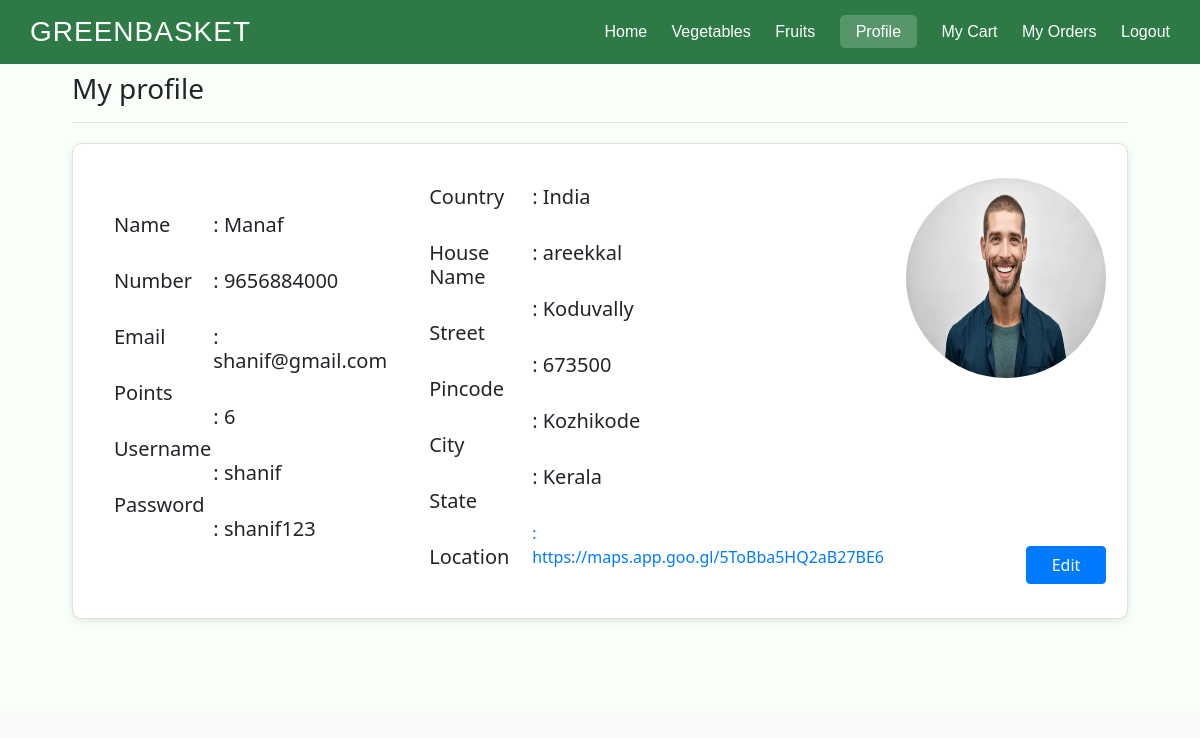
/cprofile/ (signed in), run on the app's committed database.
### home/models.py (models this page shows)
class Costumer(models.Model):
    COUNTRY_CHOICES = [
        ('India', 'India'),
    ]
    STATE_CHOICES = [
        ('AN', 'Andaman and Nicobar Islands'),
        ('AP', 'Andhra Pradesh'),
        ('AR', 'Arunachal Pradesh'),
        ('AS', 'Assam'),
        ('BR', 'Bihar'),
        ('CH', 'Chandigarh'),
        ('CG', 'Chhattisgarh'),
        ('DL', 'Delhi'),
        ('GA', 'Goa'),
        ('GJ', 'Gujarat'),
        ('HR', 'Haryana'),
        ('HP', 'Himachal Pradesh'),
        ('JH', 'Jharkhand'),
        ('JK', 'Jammu and Kashmir'),
        ('KA', 'Karnataka'),
        ('Kerala','Kerala'),
        ('LA', 'Ladakh'),
        ('LD', 'Lakshadweep'),
        ('MP', 'Madhya Pradesh'),
        ('MH', 'Maharashtra'),
        ('MN', 'Manipur'),
        ('ML', 'Meghalaya'),
        ('MZ', 'Mizoram'),
        ('NL', 'Nagaland'),
        ('OD', 'Odisha'),
        ('PB', 'Punjab'),
        ('PY', 'Puducherry'),
        ('RJ', 'Rajasthan'),
        ('SK', 'Sikkim'),
        ('TN', 'Tamil Nadu'),
        ('TS', 'Telangana'),
        ('TR', 'Tripura'),
        ('UP', 'Uttar Pradesh'),
        ('UK', 'Uttarakhand'),
        ('WB', 'West Bengal'),
    ]
    image = models.ImageField(upload_to='users')
    name = models.CharField(max_length=200)
    number = models.IntegerField()
    email = models.EmailField(unique=True)
    country = models.CharField(choices=COUNTRY_CHOICES,default='India')
    house_name = models.CharField(max_length=200)
    street = models.CharField(max_length=200)
    pincode = models.IntegerField()
    city = models.CharField(max_length=200)
    state = models.CharField(choices=STATE_CHOICES, default='Kerala')
    username = models.CharField()
    password = models.CharField()
    location = models.CharField(max_length=200)
    points = models.IntegerField(default=0,null=True,blank=True)

### home/views.py (the view)
# urls.py: path('cprofile/',cprofilefn),
def cprofilefn(request):
    try:
        user_id = request.session.get('user_id')
        cp = Costumer.objects.get(id=user_id)
        return render(request,'cprofile.html',{'cp':cp})
    except:
        return redirect('/login/')

### home/templates/cprofile.html (shortened to what this page needs)
{% load static %}
<!DOCTYPE html>
<html>
<head>
    <link rel="stylesheet" href="https://cdn.jsdelivr.net/npm/bootstrap@4.1.3/dist/css/bootstrap.min.css">
    <link rel="stylesheet" href="{% static 'css/style.css' %}">
</head>
<body>
    <div class="header">
        <h1>GREENBASKET</h1>
        <div class="nav-links">
            <a href="/chome/">Home</a>
            <a href="/cveg/">Vegetables</a>
            <a href="/cfruit/">Fruits</a>
            <a class="bc" href="/cprofile/">Profile</a>
            <a href="/viewcart/">My Cart</a>
            <a href="/c_orderlist/">My Orders</a>
            <a href="/">Logout</a>
        </div>
    </div>
        <div class="div2">
            <h3>My profile</h3>
            <hr>
            <div class="pp">
                <div class="p">
                    <div class="profile">
                        <h5>Name</h5><br>
                        <h5>Number</h5><br>
                        <h5>Email</h5><br>
                        <h5>Points</h5><br>
                        <h5>Username</h5><br>
                        <h5>Password</h5>
                    </div>
                    <div class="profile">
                        <h5>: {{cp.name}}</h5><br>
                        <h5>: {{cp.number}}</h5><br>
                        <h5>: {{cp.email}}</h5><br>
                        <h5>: {{cp.points}}</h5><br>
                        <h5>: {{cp.username}}</h5><br>
                        <h5>: {{cp.password}}</h5>
                    </div>
                </div>
                <div class="p">
                    <div class="profile">
                        <h5>Country</h5><br>
                        <h5>House Name</h5><br>
                        <h5>Street</h5><br>
                        <h5>Pincode</h5><br>
                        <h5>City</h5><br>
                        <h5>State</h5><br>
                        <h5>Location</h5>
                    </div>
                    <div class="profile">
                        <h5>: {{cp.country}}</h5><br>
                        <h5>: {{cp.house_name}}</h5><br>
                        <h5>: {{cp.street}}</h5><br>
                        <h5>: {{cp.pincode}}</h5><br>
                        <h5>: {{cp.city}}</h5><br>
                        <h5>: {{cp.state}}</h5><br>
                        <a href="{{ cp.location }}" target="_blank">: {{ cp.location }}</a>
                    </div>
                </div>
                <div class="profile">
                    <img class="pi" src="{{ cp.image.url }}" alt="image"><br><br><br>
                    <a href="/cpe/" class="edit btn btn-primary">Edit</a>
                </div>
            </div>
        </div>
</body>
</html>

### home/static/css/style.css (style rules this page uses)
* { margin: 0; padding: 0; box-sizing: border-box; }
.div2 { width: 100%; height: auto; padding: 6%; margin-bottom: -6%; background-color: rgb(249, 255, 249); }
.profile { width: auto; height: auto; padding: 1px; }
.pi { width: 200px; height: 200px; border-radius: 100px; }
.p { display: flex; padding: 20px; width: auto; height: auto; }
.pp { display: flex; justify-content: space-between; align-items: center; margin-top: 20px; margin-bottom: 20px; border: 1px solid #e0e0e0; border-radius: 10px; overflow: hidden; background: #fff; box-shadow: 0 2px 8px rgba(0,0,0,0.1); transition: transform 0.3s ease, box-shadow 0.3s ease; padding: 20px; box-sizing: border-box; width: auto; height: auto; }
.edit { margin-left: 60%; margin-top: 60%; width: 80px; }
body { background-color: #f8f9fa; font-family: "Segoe UI", sans-serif; }
.header { background-color: #2d7a46; font-family: 'Gill Sans', 'Gill Sans MT', Calibri, 'Trebuchet MS', sans-serif; position: fixed; width: 100% ; z-index: 10; top: 0; padding: 15px 30px; display: flex; align-items: center; justify-content: space-between; color: white; }
.header h1 { margin: 0; font-size: 28px; letter-spacing: 1px; }
.header .nav-links a { color: white; margin-left: 20px; text-decoration: none; font-weight: 500; }
.bc { background-color: #ffffff33; padding: 8px 16px; border-radius: 5px; }

### data on the page
Costumer: name "Manaf", number "9656884000", email "shanif@gmail.com", points "6", username "shanif", password "shanif123", country "India", house_name "areekkal", street "Koduvally", pincode "673500", city "Kozhikode", state "Kerala", location "https://maps.app.goo.gl/5ToBba5HQ2aB27BE6", image (picture)
